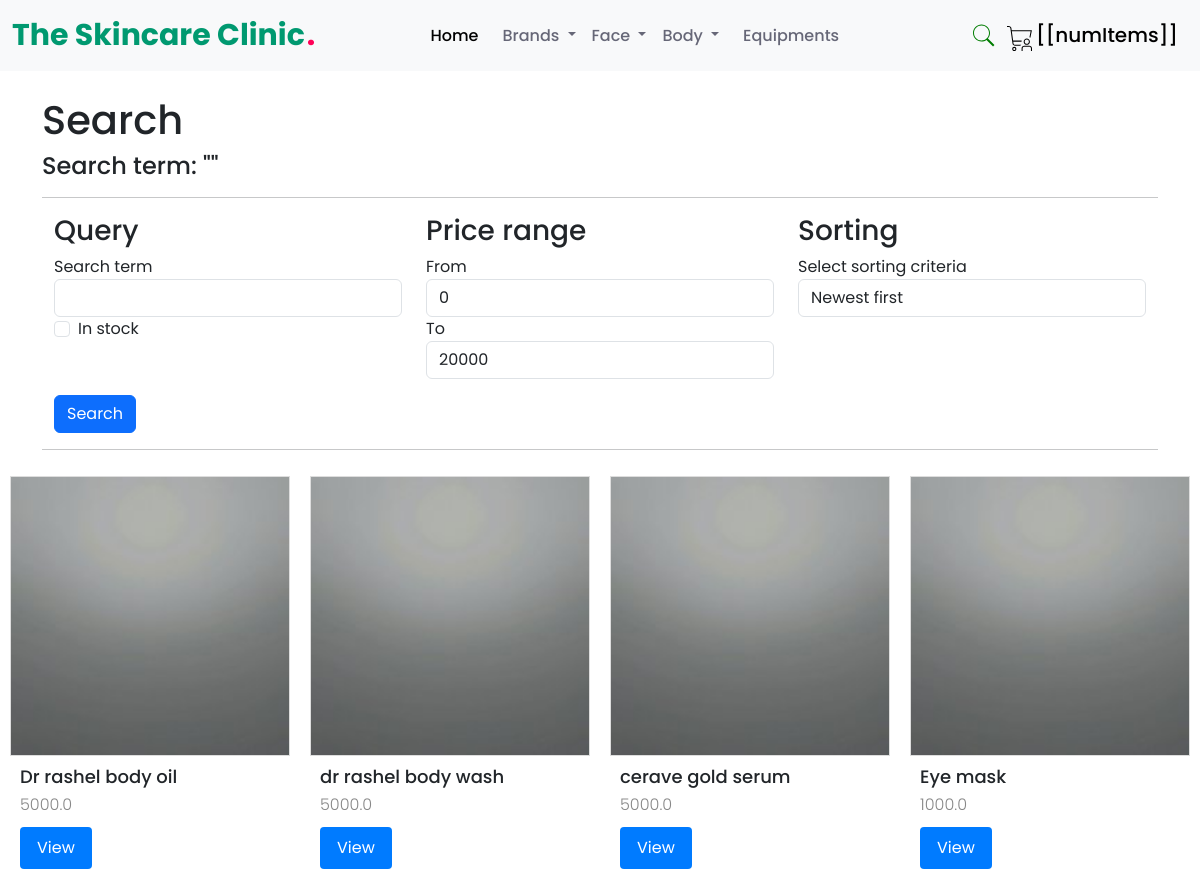
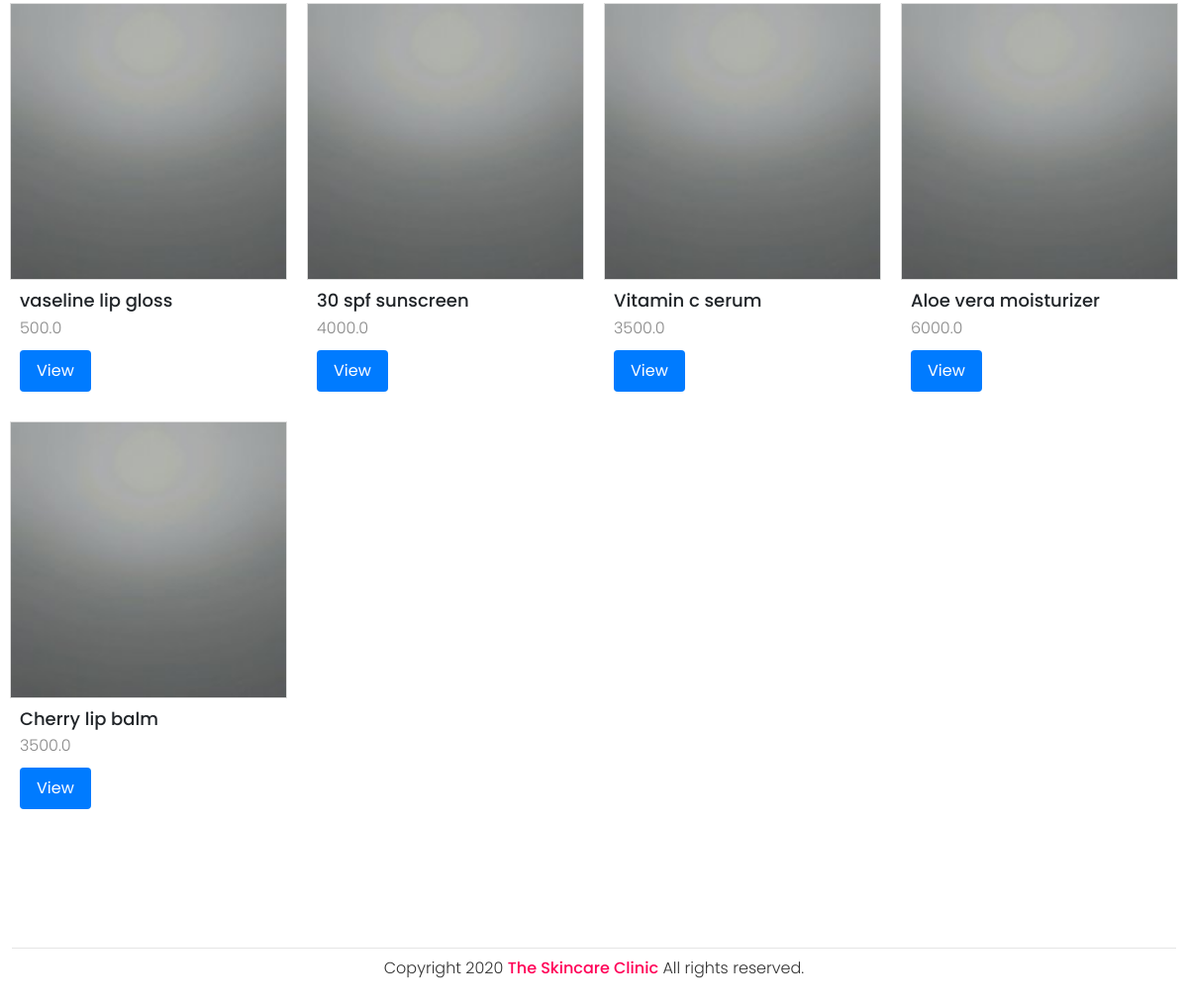
The app's page /search/ with its own data (2 pictures, top to bottom).
### apps/store/models.py (models this page shows, shortened)
class Category(models.Model):
    parent= models.ForeignKey('self', related_name='children', on_delete=models.CASCADE, blank=True, null=True)
    title = models.CharField(max_length=225)
    slug = models.CharField(max_length=225,unique=True, blank=True)
    ordering = models.IntegerField(default=0)
    is_featured = models.BooleanField(default=False)
    class Meta:
        verbose_name_plural = 'Categories'
        ordering = ('ordering',)

class Product(models.Model):
    category = models.ForeignKey(Category,related_name='products',on_delete=models.CASCADE)
    brand = models.ForeignKey(BrandCategory,related_name='products', on_delete=models.CASCADE, blank=True, null=True)
    parent = models.ForeignKey('self', related_name = 'variants', on_delete= models.CASCADE, blank=True, null=True )
    title = models.CharField(max_length=225)
    slug = models.CharField(max_length=225,unique=True, blank=True)
    is_featured = models.BooleanField(default=False)
    description = models.TextField(blank=True, null=True)
    price = models.FloatField()
    date_added = models.DateTimeField(auto_now_add=True)
    num_available = models.IntegerField(default=1)
    num_visits = models.IntegerField(default=0)
    last_visits = models.DateTimeField(blank=True, null=True)
    image = models.ImageField(upload_to='uploads/', blank=True, null=True)
    thumbnail = models.ImageField(upload_to='uploads/', blank=True, null=True)
    weight = models.PositiveIntegerField()
    class Meta:
        ordering = ('-date_added',)
    def get_thumbnail(self):
        if self.thumbnail:
            return self.thumbnail.url
        else:
            if self.image:
                self.thumbnail = self.make_thumbnail(self.image)
                self.save()
            else:
                return ''

### apps/store/views.py (the view)
# urls.py: path('search/', search, name='search'),
def search(request):
    query = request.GET.get('query','')
    instock = request.GET.get('instock','')
    try:
        price_from = int(request.GET.get('price_from',0))
    except ValueError:
        price_from = 0
    try:
        price_to = int(request.GET.get('price_to', 20000))
    except ValueError:
        price_to = 20000
    sorting = request.GET.get('sorting', '-date_added')
    products = Product.objects.filter(Q(title__icontains=query) | Q(description__icontains=query)).filter(price__gte=price_from).filter(price__lte=price_to)
    if instock:
        products = products.filter(num_available__gte=1)
    context = {
    'query': query,
    'products': products.order_by(sorting),
    'instock':instock,
    'price_from':price_from,
    'price_to':price_to,
    'sorting':sorting,
    }
    return render(request, 'store/search.html', context)

### apps/cart/cart.py (called while the page is built)
    def __iter__(self):
        product_ids = self.cart.keys()
        product_clean_ids = []
        for p in product_ids:
            product_clean_ids.append(p)
            self.cart[str(p)]['product'] = Product.objects.get(pk=p)
        for item in self.cart.values():
            item['total_price'] = float(item['price']) * int(item['quantity'])
            yield item

    def get_total_length(self):
        return sum(int(item['quantity']) for item in self.cart.values())

    def get_total_cost(self):
        return sum(float(item['total_price']) for item in self)

### apps/cart/context_processors.py (called while the page is built)
def cart(request):
    return {'cart':Cart(request)}

### apps/store/context_processors.py (called while the page is built)
def menu_categories(request):
    categories = Category.objects.filter(parent=None)
    return {'menu_categories': categories}

def brand_categories(request):
    categories = BrandCategory.objects.all()
    return  {'brand_categories':categories}

### apps/store/templates/store/search.html (shortened to what this page needs)
{% extends 'core/base.html' %}
{% block contents %}
<div class="container">
  <h1 class="h1 title mt-5 ml-3">Search</h1>
  <h2 class="h2 subtitle">Search term: "{{ query }}"</h2>
  <hr>
  <form method="get" action="{% url 'search' %}">
    <div class="container">
      <div class="row">
        <div class="col-lg-4 col-md-6 col-sm-12 mb-3">
          <h3 class="h3">Query</h3>
          <div class="form-group">
            <label for="query">Search term</label>
            <input type="text" class="form-control" name="query" id="query" value="{{ query }}">
          </div>
          <div class="form-group form-check">
            <input type="checkbox" class="form-check-input" name="instock" id="instock" {% if instock %}checked{% endif %}>
            <label class="form-check-label" for="instock">In stock</label>
          </div>
        </div>
        <div class="col-lg-4 col-md-6 col-sm-12 mb-3">
          <h3 class="h3">Price range</h3>
          <div class="form-group">
            <label for="price_from">From</label>
            <input type="number" class="form-control" name="price_from" id="price_from" value="{{ price_from }}">
          </div>
          <div class="form-group">
            <label for="price_to">To</label>
            <input type="number" class="form-control" name="price_to" id="price_to" value="{{ price_to }}">
          </div>
        </div>
        <div class="col-lg-4 col-md-6 col-sm-12 mb-3">
          <h3 class="h3">Sorting</h3>
          <div class="form-group">
            <label for="sorting">Select sorting criteria</label>
            <select class="form-control" name="sorting" id="sorting">
              <option value="-date_added"{% if sorting == '-date_added' %} selected{% endif %}>Newest first</option>
            </select>
          </div>
        </div>
      </div>
      <div class="row">
        <div class="col-12">
          <button type="submit" class="btn btn-primary btn-block">Search</button>
        </div>
      </div>
    </div>
    <hr>
  </form>
</div>
  {% with products as list_products %}
        {% include 'parts/product_list.html' %}
    {% endwith %}
{% endblock %}

### apps/core/templates/core/base.html (shortened to what this page needs)
{% load static %}
<!DOCTYPE html>
<html lang="en">
<head>
    <link rel="stylesheet" href="https://cdn.jsdelivr.net/npm/bootstrap@5.3.3/dist/css/bootstrap.min.css">
    <link rel="stylesheet" href="{% static 'css/styles.css' %}">
</head>
<body>
    <nav class="navbar navbar-expand-lg bg-body-tertiary fixed-top" id="navbar-app">
        <div class="container-fluid">
            <a class="navbar-brand me-auto" href="#">
                The Skincare Clinic<span>.</span>
            </a>
            <div class="offcanvas offcanvas-end" tabindex="-1" id="offcanvasNavbar" aria-labelledby="offcanvasNavbarLabel">
                <div class="offcanvas-body">
                    <ul class="navbar-nav justify-content-center flex-grow-1 pe-3">
                        <li class="nav-item">
                            <a class="nav-link active mx-lg-2" aria-current="page" href="#">Home</a>
                        </li>
                        <li class="nav-item dropdown">
                            <a class="nav-link dropdown-toggle" href="#" role="button" data-bs-toggle="dropdown" aria-expanded="false">
                                Brands
                            </a>
                        </li>
                        {% for category in menu_categories %}
                            {% if not category.children.all %}
                                <li class="nav-item">
                                    <a class="nav-link mx-lg-2" href="{% url 'category_details' category.slug %}">{{ category.title }}</a>
                                </li>
                            {% else %}
                                <li class="nav-item dropdown">
                                    <a class="nav-link dropdown-toggle" href="{% url 'category_details' category.slug %}" role="button" data-bs-toggle="dropdown" aria-expanded="false">
                                        {{ category.title }}
                                    </a>
                                </li>
                            {% endif %}
                        {% endfor %}
                    </ul>
                </div>
            </div>
            <form class="d-flex search-button" role="search" action="{% url 'search' %}" method="get">
                <button class="btn search-button" type="submit">
                </button>
            </form>
            <a class="cart-button" href="{% url 'cart' %}">
                 <span>[[numItems]]</span>
            </a>
        </div>
    </nav>
    <section class="content-section">
        {% block contents %}{% endblock %}
    </section>
    <footer>
        <div class="container-fluid">
            <div class="row">
                <div class="col">
                    <div class="copyrightText">
                        <p>Copyright 2020 <a href="">The Skincare Clinic</a> All rights reserved.</p>
                    </div>
                </div>
            </div>
        </div>
    </footer>
</body>
</html>

### apps/store/templates/parts/product_list.html
<div class="list-container mt-3">
    {% for p in list_products %}
    <div class="list-product">
        <img src="{{p.get_thumbnail}}" alt="Product 1">
        <div class="info">
            <h3>{{p.title}}</h3>
            <p>{{p.price}}</p>
            <a href="{% url 'product_details' p.category.slug p.slug %}" class="btn">View</a>
        </div>
    </div>
    {% endfor %}
</div>

### static/css/styles.css (style rules this page uses)
* { font-family: 'Poppins', sans-serif; margin:0; box-sizing: border-box; padding:0; scroll-behavior: smooth; }
p { font-weight: 300; color: #111; }
.navbar { background-color: #fff; }
.navbar-brand { font-weight: 700; color: #009970; font-size:30px ; transition: 0.3s color; }
.navbar-brand span { color: #ff0157; margin-left: 2px; }
.search-button { font-size: 14px; padding: 0px 0px; text-decoration: none; transition: 0.3s background-color; }
.cart-button { color: #000; font-weight: 500; font-size: 14px; padding: 8px 10px; text-decoration: none; transition: 0.3s background-color; }
.cart-button span { color: #000; font-weight: 500; font-size: 20px; padding: 0px 0px; text-decoration: none; transition: 0.3s background-color; }
.nav-link { color: #666777; font-weight: 500; position: relative; }
.nav-link:hover, .nav-link.active { color: #000; }
.list-container { display: flex; flex-wrap: wrap; justify-content: flex-start; max-width: 1200px; margin: 20px auto; }
.list-product { width: calc(25% - 20px); margin: 10px; text-align: start; }
.list-product img { width: 100%; height: auto; background-color: #fff; border: 1px solid #ddd; }
.list-product .info { padding: 10px; }
.list-product h3 { font-size: 18px; margin-bottom: 5px; }
.list-product p { font-size: 16px; color: #888; margin-bottom: 10px; }
.list-product .btn { display: inline-block; padding: 8px 16px; background-color: #007bff; color: #fff; text-decoration: none; border-radius: 4px; transition: background-color 0.3s ease; }
.title { font-size: 2.5rem; }
.subtitle { font-size: 1.5rem; }
.content-section { padding-top:3em; }
.copyrightText { padding: 8px 40px; border-top: 1px solid rgba(0,0,0,0.1); text-align: center; margin-top: 100px; }
.copyrightText p { color: #333; }
.copyrightText a { color: #ff0157; font-weight: 500; text-decoration: none; }

### records on screen
Category: title "Face"
Category: title "Body"
Category: title "Equipments"
Product: get_thumbnail (placeholder picture), title "Dr rashel body oil", price "5000.0"
Product: get_thumbnail (placeholder picture), title "dr rashel body wash", price "5000.0"
Product: get_thumbnail (placeholder picture), title "cerave gold serum", price "5000.0"
Product: get_thumbnail (placeholder picture), title "Eye mask", price "1000.0"
Product: get_thumbnail (placeholder picture), title "vaseline lip gloss", price "500.0"
Product: get_thumbnail (placeholder picture), title "30 spf sunscreen", price "4000.0"
Product: get_thumbnail (placeholder picture), title "Vitamin c serum", price "3500.0"
Product: get_thumbnail (placeholder picture), title "Aloe vera moisturizer", price "6000.0"
Product: get_thumbnail (placeholder picture), title "Cherry lip balm", price "3500.0"
